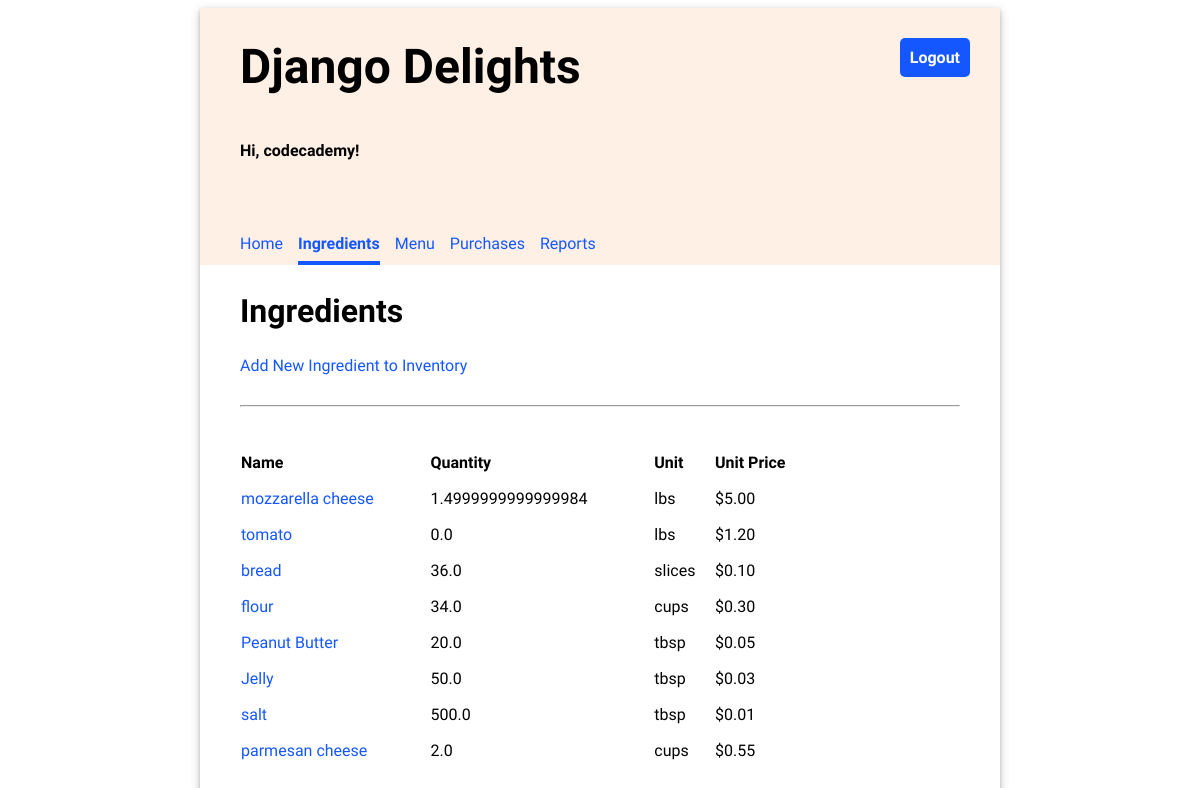
Screenshot of /ingredients/ (signed in) with the database file from the repository.
### inventory/models.py (models this page shows, shortened)
class Ingredient(models.Model):
    name = models.CharField(max_length=200, unique=True)
    quantity = models.FloatField(default=0)
    unit = models.CharField(max_length=200)
    price_per_unit = models.FloatField(default=0)

### inventory/views.py (the view)
# urls.py: path('ingredients/', views.IngredientsView.as_view(), name="ingredients"),
class IngredientsView(LoginRequiredMixin, ListView):
    template_name = "inventory/ingredients_list.html"
    model = Ingredient

### inventory/templates/inventory/ingredients_list.html (shortened to what this page needs)
{% extends 'base.html' %}
{% load static %}
{% block content %}
    <h2>Ingredients</h2>
    <a href="{% url 'add_ingredient' %} ">Add New Ingredient to Inventory</a>
    <hr/>
    <table class="inventory-table">
        <thead>
            <tr>
                <th>Name</th>
                <th>Quantity</th>
                <th>Unit</th>
                <th>Unit Price</th>
            </tr>
        </thead>
        <tbody>
        {% for ingredient in object_list %}
            <tr>
                <td>
                    <a href="{% url "update_ingredient" ingredient.id %}">{{ ingredient.name }}</a>
                </td>
                <td>{{ ingredient.quantity }}</td>
                <td>{{ ingredient.unit }}</td>
                <td class="price">${{ ingredient.price_per_unit|stringformat:".2f" }}</td>
            </tr>
        {% endfor %}
        </tbody>
    </table>
{% endblock %}

### inventory/templates/base.html (shortened to what this page needs)
{% load static %}
<!DOCTYPE html>
<html>
<head>
  <link rel="stylesheet" type="text/css" href="{% static 'inventory/style.css' %}" />
</head>
<body>
  <div class="app">
  <header>
    <div class="header-first-row">
      <h1 class="title">Django Delights</h1>
      {% if user.is_authenticated %}
      <a class="logout" href="/logout">Logout</a>
      {% endif %}
    </div>
    {% if user.is_authenticated %}
      <p>Hi, {{ user.username }}!</p>
      <nav class="navbar">
        {% url 'home' as home_url %}
        {% url 'ingredients' as ingredients_url %}
        {% url 'menu' as menu_url %}
        {% url 'purchases' as purchases_url %}
        {% url 'reports' as reports_url %}
        <a class="nav-item{% if request.path == home_url %} current-page{% endif %}" href="{% url 'home' %}">Home</a>
        <a class="nav-item{% if request.path == ingredients_url %} current-page{% endif %}" href="{% url 'ingredients' %}">Ingredients</a>
        <a class="nav-item{% if request.path == menu_url %} current-page{% endif %}" href="{% url 'menu' %}">Menu</a>
        <a class="nav-item{% if request.path == purchases_url %} current-page{% endif %}" href="{% url 'purchases' %}">Purchases</a>
        <a class="nav-item{% if request.path == reports_url %} current-page{% endif %}" href="{% url 'reports' %}">Reports</a>
      </nav>
    {% endif %}
  </header>
  <main>
    {% block content %}{% endblock %}
  </main>
  </div>
</body>
</html>

### inventory/static/inventory/style.css (style rules this page uses)
body { font-family: 'Oxygen', sans-serif; }
hr { margin: 30px 0; }
header { background-color: #FFF0E5; min-height: 200px; display: flex; align-items: center; flex-direction: column; align-items: flex-start; padding-left: 40px; }
main { display: flex; flex-direction: column; padding: 0 40px 20px 40px; justify-content: center; }
main h2 { font-size: 2em; }
.app { min-width: 800px; max-width: 60%; margin: 0 auto; box-shadow: 0 2px 4px 0 rgba(0, 0, 0, 0.2), 0 3px 10px 0 rgba(0, 0, 0, 0.19); }
.title { font-size: 3em; padding: 30px 0; margin: auto 0; }
header p { font-weight: bold; }
.navbar { margin-top: 50px; display: flex; width: 100%; }
.navbar a { text-decoration: none; padding: 8px 0; color: #1557FF; margin-right: 15px; }
.navbar a:hover, .navbar .current-page { border-bottom: solid 4px #1557FF; border-spacing: 0 15px; font-weight: bold; }
main table { text-align: left; border-collapse: separate; border-spacing: 0 15px; width: 80%; }
.header-first-row { width: 100%; display: flex; justify-content: space-between; }
.logout { height: max-content; text-align: center; text-decoration: none; border: 0px; background-color: #1557FF; border-radius: 5px; color: white; padding: 10px; font-weight: bold; margin: 30px; font-size: 1em; }
a { text-decoration: none; color: #1557FF; }

### rows the page displays
Ingredient: name "mozzarella cheese", quantity "1.4999999999999984", unit "lbs", price_per_unit "5.00"
Ingredient: name "tomato", quantity "0.0", unit "lbs", price_per_unit "1.20"
Ingredient: name "bread", quantity "36.0", unit "slices", price_per_unit "0.10"
Ingredient: name "flour", quantity "34.0", unit "cups", price_per_unit "0.30"
Ingredient: name "Peanut Butter", quantity "20.0", unit "tbsp", price_per_unit "0.05"
Ingredient: name "Jelly", quantity "50.0", unit "tbsp", price_per_unit "0.03"
Ingredient: name "salt", quantity "500.0", unit "tbsp", price_per_unit "0.01"
Ingredient: name "parmesan cheese", quantity "2.0", unit "cups", price_per_unit "0.55"

### other values shown
{{ user.username }} "codecademy"
